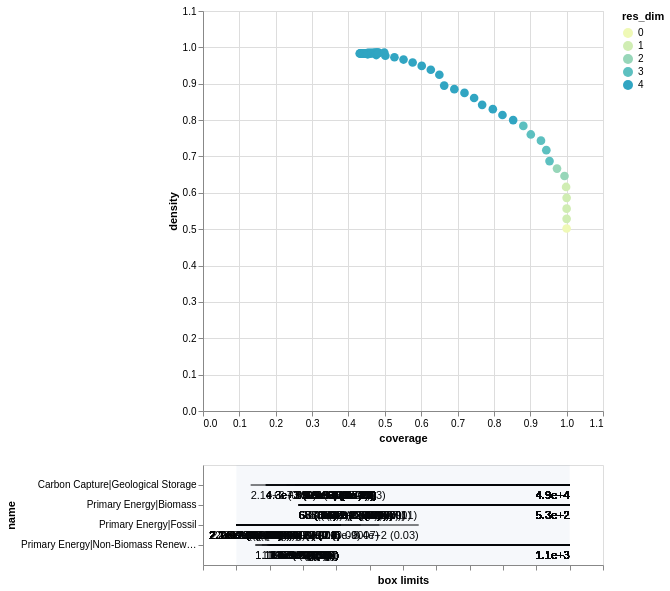

Write notebook code for a chart like this one.
### Code cell
#Inspect first box tradeoff
box1.inspect_tradeoff()

### Figure 1 — Vega-Lite specification as saved in the notebook (floating-point values rounded to 4 significant figures; data arrays with more than 128 entries replaced by an {"elided": "..."} marker saying what was removed)
{"config": {"view": {"continuousWidth": 300, "continuousHeight": 300}}, "vconcat": [{"data": {"name": "data-4ec73004ae1214c0e360e48a2aabc473"}, "mark": {"type": "circle", "size": 75}, "encoding": {"color": {"field": "res_dim", "scale": {"range": ["#eff9b6", "#d0edb3", "#97d6b9", "#5dc0c0", "#31a5c2", "#1f80b8", "#2354a3", "#21318d"]}, "type": "ordinal"}, "opacity": {"condition": {"param": "param_1132f4e8af20e10d", "value": 1}, "value": 0.4}, "tooltip": [{"field": "id", "type": "quantitative"}, {"field": "coverage", "format": ".2", "type": "quantitative"}, {"field": "density", "format": ".2", "type": "quantitative"}, {"field": "res_dim", "type": "ordinal"}], "x": {"field": "coverage", "scale": {"domain": [0, 1.1]}, "type": "quantitative"}, "y": {"field": "density", "scale": {"domain": [0, 1.1]}, "type": "quantitative"}}, "height": 400, "name": "view_81414add7310f4f9_0", "width": 400}, {"layer": [{"data": {"name": "data-f4ac6aaa69a0b806ddba47c53bbdc592"}, "mark": {"type": "rule"}, "encoding": {"x": {"axis": {"grid": false, "labels": false, "title": "box limits"}, "field": "x_lower", "scale": {"domain": [0, 1], "padding": 0.1}, "type": "quantitative"}, "x2": {"field": "x_upper"}, "y": {"field": "name", "scale": {"padding": 1.0}, "type": "nominal"}}, "transform": [{"calculate": "(datum.x1-datum.minimum)/(datum.maximum-datum.minimum)", "as": "x_lower"}, {"calculate": "(datum.x2-datum.minimum)/(datum.maximum-datum.minimum)", "as": "x_upper"}, {"filter": {"param": "param_1132f4e8af20e10d"}}]}, {"data": {"name": "data-f4ac6aaa69a0b806ddba47c53bbdc592"}, "mark": {"type": "text", "align": "left", "baseline": "top", "dy": 5}, "encoding": {"text": {"field": "text", "type": "ordinal"}, "x": {"axis": {"grid": false, "labels": false, "title": "box limits"}, "field": "x_lower", "scale": {"domain": [0, 1], "padding": 0.1}, "type": "quantitative"}, "x2": {"field": "x_upper"}, "y": {"field": "name", "scale": {"padding": 1.0}, "type": "nominal"}}, "transform": [{"calculate": "(datum.x1-datum.minimum)/(datum.maximum-datum.minimum)", "as": "x_lower"}, {"calculate": "(datum.x2-datum.minimum)/(datum.maximum-datum.minimum)", "as": "x_upper"}, {"filter": {"param": "param_1132f4e8af20e10d"}}, {"calculate": "datum.qp_lower>0?format(datum.x1, \".2\")+\" (\"+format(datum.qp_lower, \".1~g\")+\")\" :format(datum.x1, \".2\")", "as": "text"}]}, {"data": {"name": "data-f4ac6aaa69a0b806ddba47c53bbdc592"}, "mark": {"type": "text", "align": "right", "baseline": "top", "dy": 5}, "encoding": {"text": {"field": "text", "type": "ordinal"}, "x": {"field": "x_upper", "type": "quantitative"}, "x2": {"field": "x_upper"}, "y": {"field": "name", "scale": {"padding": 1.0}, "type": "nominal"}}, "transform": [{"calculate": "(datum.x1-datum.minimum)/(datum.maximum-datum.minimum)", "as": "x_lower"}, {"calculate": "(datum.x2-datum.minimum)/(datum.maximum-datum.minimum)", "as": "x_upper"}, {"filter": {"param": "param_1132f4e8af20e10d"}}, {"calculate": "datum.qp_upper>0?format(datum.x2, \".2\")+\" (\"+format(datum.qp_upper, \".1\")+\")\" :format(datum.x2, \".2\")", "as": "text"}]}, {"data": {"name": "data-97aefd6d737ded565dc732e63f74ecc6"}, "mark": {"type": "rect", "opacity": 0.05}, "encoding": {"x": {"field": "start", "type": "quantitative"}, "x2": {"field": "end"}}}, {"data": {"name": "data-4f53cda18c2baa0c0354bb5f9a3ecbe5"}, "mark": {"type": "point"}, "encoding": {"x": {"field": "x", "type": "quantitative"}, "y": {"field": "name", "type": "nominal"}}, "transform": [{"filter": {"param": "param_1132f4e8af20e10d"}}]}, {"data": {"name": "data-4f53cda18c2baa0c0354bb5f9a3ecbe5"}, "mark": {"type": "text", "align": "center", "baseline": "top", "dy": 5}, "encoding": {"text": {"field": "item", "type": "nominal"}, "x": {"field": "x", "type": "quantitative"}, "y": {"field": "name", "type": "nominal"}}, "transform": [{"filter": {"param": "param_1132f4e8af20e10d"}}]}], "width": 400}], "params": [{"name": "param_1132f4e8af20e10d", "select": {"type": "point", "fields": ["id"]}, "views": ["view_81414add7310f4f9_0"]}], "$schema": "https://vega.github.io/schema/vega-lite/v6.4.1.json", "datasets": {"data-4ec73004ae1214c0e360e48a2aabc473": [{"coverage": 1.0, "density": 0.5018, "id": 0, "k": 680, "mass": 1.0, "mean": 0.5018, "n": 1355, "res_dim": 0}, {"coverage": 1.0, "density": 0.5284, "id": 1, "k": 680, "mass": 0.9498, "mean": 0.5284, "n": 1287, "res_dim": 1}, {"coverage": 1.0, "density": 0.5565, "id": 2, "k": 680, "mass": 0.9018, "mean": 0.5565, "n": 1222, "res_dim": 1}, {"coverage": 1.0, "density": 0.5862, "id": 3, "k": 680, "mass": 0.8561, "mean": 0.5862, "n": 1160, "res_dim": 1}, {"coverage": 0.9985, "density": 0.6162, "id": 4, "k": 679, "mass": 0.8133, "mean": 0.6162, "n": 1102, "res_dim": 1}, {"coverage": 0.9941, "density": 0.6463, "id": 5, "k": 676, "mass": 0.772, "mean": 0.6463, "n": 1046, "res_dim": 2}, {"coverage": 0.9735, "density": 0.6667, "id": 6, "k": 662, "mass": 0.7328, "mean": 0.6667, "n": 993, "res_dim": 2}, {"coverage": 0.9529, "density": 0.6872, "id": 7, "k": 648, "mass": 0.6959, "mean": 0.6872, "n": 943, "res_dim": 3}, {"coverage": 0.9441, "density": 0.7173, "id": 8, "k": 642, "mass": 0.6605, "mean": 0.7173, "n": 895, "res_dim": 3}, {"coverage": 0.9294, "density": 0.7435, "id": 9, "k": 632, "mass": 0.6273, "mean": 0.7435, "n": 850, "res_dim": 3}, {"coverage": 0.9015, "density": 0.7605, "id": 10, "k": 613, "mass": 0.5948, "mean": 0.7605, "n": 806, "res_dim": 3}, {"coverage": 0.8809, "density": 0.784, "id": 11, "k": 599, "mass": 0.5638, "mean": 0.784, "n": 764, "res_dim": 3}, {"coverage": 0.8529, "density": 0.8, "id": 12, "k": 580, "mass": 0.5351, "mean": 0.8, "n": 725, "res_dim": 4}, {"coverage": 0.8235, "density": 0.814, "id": 13, "k": 560, "mass": 0.5077, "mean": 0.814, "n": 688, "res_dim": 4}, {"coverage": 0.7971, "density": 0.83, "id": 14, "k": 542, "mass": 0.4819, "mean": 0.83, "n": 653, "res_dim": 4}, {"coverage": 0.7676, "density": 0.8419, "id": 15, "k": 522, "mass": 0.4576, "mean": 0.8419, "n": 620, "res_dim": 4}, {"coverage": 0.7456, "density": 0.8608, "id": 16, "k": 507, "mass": 0.4347, "mean": 0.8608, "n": 589, "res_dim": 4}, {"coverage": 0.7191, "density": 0.8748, "id": 17, "k": 489, "mass": 0.4125, "mean": 0.8748, "n": 559, "res_dim": 4}, {"coverage": 0.6912, "density": 0.8851, "id": 18, "k": 470, "mass": 0.3919, "mean": 0.8851, "n": 531, "res_dim": 4}, {"coverage": 0.6632, "density": 0.8948, "id": 19, "k": 451, "mass": 0.372, "mean": 0.8948, "n": 504, "res_dim": 4}, {"coverage": 0.65, "density": 0.9247, "id": 20, "k": 442, "mass": 0.3528, "mean": 0.9247, "n": 478, "res_dim": 4}, {"coverage": 0.6265, "density": 0.9383, "id": 21, "k": 426, "mass": 0.3351, "mean": 0.9383, "n": 454, "res_dim": 4}, {"coverage": 0.6015, "density": 0.949, "id": 22, "k": 409, "mass": 0.3181, "mean": 0.949, "n": 431, "res_dim": 4}, {"coverage": 0.5765, "density": 0.9584, "id": 23, "k": 392, "mass": 0.3018, "mean": 0.9584, "n": 409, "res_dim": 4}, {"coverage": 0.5515, "density": 0.9665, "id": 24, "k": 375, "mass": 0.2863, "mean": 0.9665, "n": 388, "res_dim": 4}, {"coverage": 0.5265, "density": 0.9728, "id": 25, "k": 358, "mass": 0.2716, "mean": 0.9728, "n": 368, "res_dim": 4}, {"coverage": 0.5015, "density": 0.9771, "id": 26, "k": 341, "mass": 0.2576, "mean": 0.9771, "n": 349, "res_dim": 4}, {"coverage": 0.4765, "density": 0.9789, "id": 27, "k": 324, "mass": 0.2443, "mean": 0.9789, "n": 331, "res_dim": 4}, {"coverage": 0.4529, "density": 0.9809, "id": 28, "k": 308, "mass": 0.2317, "mean": 0.9809, "n": 314, "res_dim": 4}, {"coverage": 0.4309, "density": 0.9832, "id": 29, "k": 293, "mass": 0.2199, "mean": 0.9832, "n": 298, "res_dim": 4}, {"coverage": 0.4324, "density": 0.9833, "id": 30, "k": 294, "mass": 0.2207, "mean": 0.9833, "n": 299, "res_dim": 4}, {"coverage": 0.4338, "density": 0.9833, "id": 31, "k": 295, "mass": 0.2214, "mean": 0.9833, "n": 300, "res_dim": 4}, {"coverage": 0.4353, "density": 0.9834, "id": 32, "k": 296, "mass": 0.2221, "mean": 0.9834, "n": 301, "res_dim": 4}, {"coverage": 0.4368, "density": 0.9834, "id": 33, "k": 297, "mass": 0.2229, "mean": 0.9834, "n": 302, "res_dim": 4}, {"coverage": 0.4382, "density": 0.9835, "id": 34, "k": 298, "mass": 0.2236, "mean": 0.9835, "n": 303, "res_dim": 4}, {"coverage": 0.4397, "density": 0.9836, "id": 35, "k": 299, "mass": 0.2244, "mean": 0.9836, "n": 304, "res_dim": 4}, {"coverage": 0.4412, "density": 0.9836, "id": 36, "k": 300, "mass": 0.2251, "mean": 0.9836, "n": 305, "res_dim": 4}, {"coverage": 0.4426, "density": 0.9837, "id": 37, "k": 301, "mass": 0.2258, "mean": 0.9837, "n": 306, "res_dim": 4}, {"coverage": 0.4441, "density": 0.9837, "id": 38, "k": 302, "mass": 0.2266, "mean": 0.9837, "n": 307, "res_dim": 4}, {"coverage": 0.4456, "density": 0.9838, "id": 39, "k": 303, "mass": 0.2273, "mean": 0.9838, "n": 308, "res_dim": 4}, {"coverage": 0.4471, "density": 0.9838, "id": 40, "k": 304, "mass": 0.228, "mean": 0.9838, "n": 309, "res_dim": 4}, {"coverage": 0.4485, "density": 0.9839, "id": 41, "k": 305, "mass": 0.2288, "mean": 0.9839, "n": 310, "res_dim": 4}, {"coverage": 0.45, "density": 0.9839, "id": 42, "k": 306, "mass": 0.2295, "mean": 0.9839, "n": 311, "res_dim": 4}, {"coverage": 0.4515, "density": 0.984, "id": 43, "k": 307, "mass": 0.2303, "mean": 0.984, "n": 312, "res_dim": 4}, {"coverage": 0.4529, "density": 0.984, "id": 44, "k": 308, "mass": 0.231, "mean": 0.984, "n": 313, "res_dim": 4}, {"coverage": 0.4544, "density": 0.9841, "id": 45, "k": 309, "mass": 0.2317, "mean": 0.9841, "n": 314, "res_dim": 4}, {"coverage": 0.4559, "density": 0.9841, "id": 46, "k": 310, "mass": 0.2325, "mean": 0.9841, "n": 315, "res_dim": 4}, {"coverage": 0.4574, "density": 0.9842, "id": 47, "k": 311, "mass": 0.2332, "mean": 0.9842, "n": 316, "res_dim": 4}, {"coverage": 0.4588, "density": 0.9842, "id": 48, "k": 312, "mass": 0.2339, "mean": 0.9842, "n": 317, "res_dim": 4}, {"coverage": 0.4603, "density": 0.9843, "id": 49, "k": 313, "mass": 0.2347, "mean": 0.9843, "n": 318, "res_dim": 4}, {"coverage": 0.4618, "density": 0.9843, "id": 50, "k": 314, "mass": 0.2354, "mean": 0.9843, "n": 319, "res_dim": 4}, {"coverage": 0.4632, "density": 0.9844, "id": 51, "k": 315, "mass": 0.2362, "mean": 0.9844, "n": 320, "res_dim": 4}, {"coverage": 0.4647, "density": 0.9844, "id": 52, "k": 316, "mass": 0.2369, "mean": 0.9844, "n": 321, "res_dim": 4}, {"coverage": 0.4662, "density": 0.9845, "id": 53, "k": 317, "mass": 0.2376, "mean": 0.9845, "n": 322, "res_dim": 4}, {"coverage": 0.4676, "density": 0.9845, "id": 54, "k": 318, "mass": 0.2384, "mean": 0.9845, "n": 323, "res_dim": 4}, {"coverage": 0.4691, "density": 0.9846, "id": 55, "k": 319, "mass": 0.2391, "mean": 0.9846, "n": 324, "res_dim": 4}, {"coverage": 0.4706, "density": 0.9846, "id": 56, "k": 320, "mass": 0.2399, "mean": 0.9846, "n": 325, "res_dim": 4}, {"coverage": 0.4721, "density": 0.9847, "id": 57, "k": 321, "mass": 0.2406, "mean": 0.9847, "n": 326, "res_dim": 4}, {"coverage": 0.4735, "density": 0.9847, "id": 58, "k": 322, "mass": 0.2413, "mean": 0.9847, "n": 327, "res_dim": 4}, {"coverage": 0.4765, "density": 0.9848, "id": 59, "k": 324, "mass": 0.2428, "mean": 0.9848, "n": 329, "res_dim": 4}, {"coverage": 0.4779, "density": 0.9848, "id": 60, "k": 325, "mass": 0.2435, "mean": 0.9848, "n": 330, "res_dim": 4}, {"coverage": 0.4794, "density": 0.9849, "id": 61, "k": 326, "mass": 0.2443, "mean": 0.9849, "n": 331, "res_dim": 4}, {"coverage": 0.4809, "density": 0.9849, "id": 62, "k": 327, "mass": 0.245, "mean": 0.9849, "n": 332, "res_dim": 4}, {"coverage": 0.4824, "density": 0.985, "id": 63, "k": 328, "mass": 0.2458, "mean": 0.985, "n": 333, "res_dim": 4}, {"coverage": 0.4838, "density": 0.985, "id": 64, "k": 329, "mass": 0.2465, "mean": 0.985, "n": 334, "res_dim": 4}, {"coverage": 0.4985, "density": 0.9855, "id": 65, "k": 339, "mass": 0.2539, "mean": 0.9855, "n": 344, "res_dim": 4}], "data-f4ac6aaa69a0b806ddba47c53bbdc592": {"elided": "239 records"}, "data-97aefd6d737ded565dc732e63f74ecc6": [{"start": 0, "end": 1}], "data-4f53cda18c2baa0c0354bb5f9a3ecbe5": []}}
